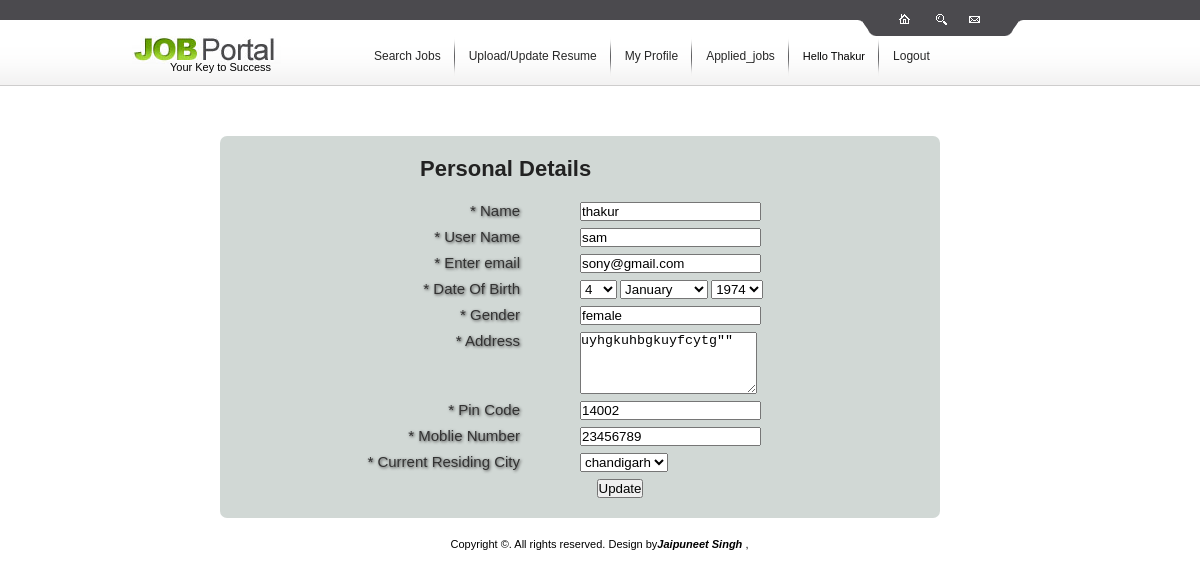
The app's page /edit_per_detail.php (signed in) with its own data.
### tables this page shows
CREATE TABLE IF NOT EXISTS `personal_detail` (
  `id` int(100) NOT NULL AUTO_INCREMENT,
  `name` varchar(100) NOT NULL,
  `username` varchar(100) NOT NULL,
  `email` varchar(100) NOT NULL,
  `password` varchar(100) NOT NULL,
  `dob` varchar(20) NOT NULL,
  `gender` varchar(10) NOT NULL,
  `address` text NOT NULL,
  `pincode` varchar(20) NOT NULL,
  `mobile` varchar(20) NOT NULL,
  `current_city` varchar(20) NOT NULL,
  `status` int(11) NOT NULL DEFAULT '1',
  PRIMARY KEY (`id`)
);

### edit_per_detail.php (the view, shortened to what this page needs)
<?php
include('meta.php');
include('stu_header.php');
$stu_id=$_SESSION['user_id'];
$res=mysql_query("select * from personal_detail where id='$stu_id'");
$row=mysql_fetch_row($res);
$dob=explode('-',$row[5]);
?>
<div class="infoform">
<h1>Personal Details</h1>
<form name="form1" method="post" action="">
  <p>
    <label for="nm">* Name</label>
    <input type="text" name="nm" id="nm" value="<?php echo $row[1];  ?>"  class="field"/>
  </p>
  <p>
    <label for="unm">* User Name</label>
    <input type="text" name="unm" id="unm" value="<?php echo $row[2];  ?>"  class="field"/>
  </p>
  <p>
    <label for="email">* Enter email</label>
    <input type="text" name="email" id="email" value="<?php echo $row[3];  ?>" class="field" />
  </p>
  <p>
    <label for="dob">* Date Of Birth</label>
    <select name="dob[]" id="dob[]" class="field">
    <?php
		for($a=1;$a<=31;$a++)
		{
			if($a==$dob[0])
				echo "<option value=$a selected>$a</option>";
			else
				echo "<option value=$a>$a</option>";
		}
	?>
    </select>
    <select name="dob[]" id="dob[]">
    <option value="January">January</option>
    </select>
    <select name="dob[]" id="dob[]">
    <?php
		for($a=1970;$a<=2000;$a++)
		{
			if($a==$dob[2])
				echo "<option value=$a selected>$a</option>";
			else
				echo "<option value=$a>$a</option>";
		}
	?>
    </select>
  </p>
  <p>
    <label for="gen">* Gender</label>
    <input type="text" name="gen" id="gen" value="<?php echo $row[6];  ?>"  class="field"/>
  </p>
  <p>
    <label for="adrs">* Address</label>
    <textarea name="adrs" cols="20" rows="4" class="field" id="adrs"><?php echo $row[7];  ?>"</textarea>
  </p>
  <p>
    <label for="pcode">* Pin Code</label>
    <input type="text" name="pcode" id="pcode"  class="field" value="<?php echo $row[8];  ?>" />
  </p>
  <p>
    <label for="mob">* Moblie Number</label>
    <input type="text" name="mob" id="mob"  class="field" value="<?php echo $row[9];  ?>" />
  </p>
  <p>
    <label for="city">* Current Residing City</label>
    <select name="city" id="city"   class="field">
    <option value="chandigarh" >chandigarh</option>
    </select>
  </p>
  <p align="center">
    <input type="submit" name="sub" id="sub" value="Update" />
  </p>
</form>
</div>
<?php
include('footer.php');
?>

### style.css (style rules this page uses)
* { margin:0px; padding:0px; }
html { width:100%; background-image:url(images/bg.gif); background-position:top left; background-repeat:repeat-x; }
body { width:1000px; margin:0 auto; font-family:Arial, Helvetica, sans-serif; font-size:11px; }
.infoform { padding:20px; padding-left:100px; margin-left:120px; width:600px; background:#D1D8D5; overflow:auto; border-radius:7px; -moz-border-radius:7px; -webkit-border-radius:7px; }
.infoform label { display:bloack; float:left; margin-right=10px; text-align:right; width:200px; line=height:25px; font-size:15px; color:#333; text-shadow:1px 1px 3px #444; }
.infoform .field { margin-left:60px; margin-bottom:7px; }
.infoform h1 { margin-left:100px; margin-bottom:20px; color:#222; }

### records on screen
personal_detail: nm "thakur", unm "sam", email "sony@gmail.com", dob "4", dob "1974", gen "female", adrs "uyhgkuhbgkuyfcytg\"\"", pcode "14002", mob "23456789"

### other values on screen
$_SESSION['name'] "Thakur"
